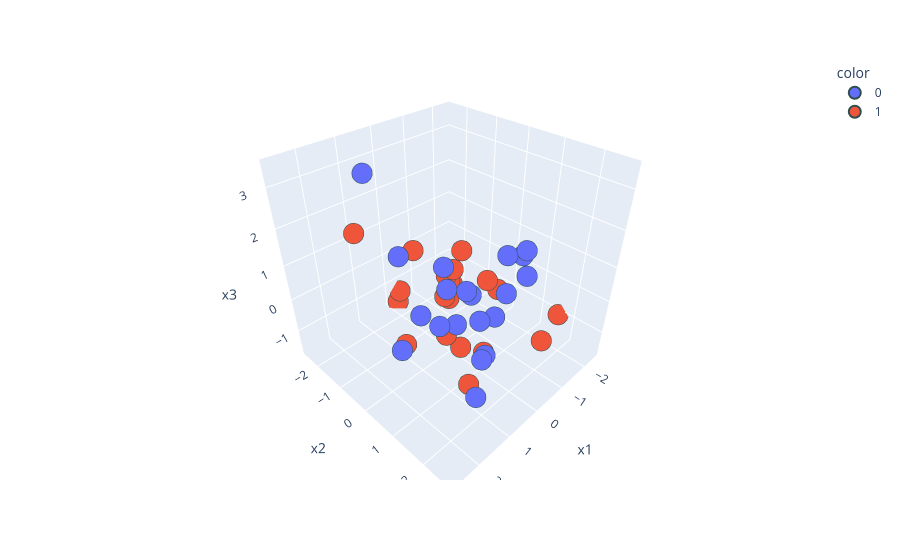

This figure's notebook cell:
### Code cell
import plotly.express as px
fig = px.scatter_3d(df, x='x1', y='x2', z='x3', color=df['target'].astype(str))

fig.update_traces(marker=dict(size=12,
                              line=dict(width=2,color='DarkSlateGrey')),
                  selector=dict(mode='markers'))

fig.show()

### Figure 1 — Plotly figure (JSON) as saved in the notebook; plotly's stock layout.template omitted (floating-point values rounded to 4 significant figures)
{"data": [{"hovertemplate": "color=0<br>x1=%{x}<br>x2=%{y}<br>x3=%{z}<extra></extra>", "legendgroup": "0", "marker": {"color": "#636efa", "line": {"color": "DarkSlateGrey", "width": 2}, "size": 12, "symbol": "circle"}, "mode": "markers", "name": "0", "scene": "scene", "showlegend": true, "type": "scatter3d", "x": [1.005, 0.1293, 2.345, 1.335, 0.381, 1.537, 1.661, 1.224, -0.0249, 1.569, 2.014, -0.06777, 0.5648, -0.9437, 0.539, -0.8988, -1.305, 0.683, 2.658, -0.3132], "y": [1.924, 1.502, 1.57, 0.9959, 0.8693, -0.9746, 1.545, -0.4036, 2.139, 2.309, 2.673, 0.6016, 0.7419, 1.439, 1.622, 0.9539, 1.093, 0.4511, 1.36, 1.438], "z": [-0.04952, 0.3584, 1.77, 0.5198, 0.8694, 3.467, 1.981, 1.59, 1.727, 1.617, 0.2129, 0.3712, -0.07149, 1.597, -0.4554, 1.258, 1.132, 1.464, 0.9769, 0.7377]}, {"hovertemplate": "color=1<br>x1=%{x}<br>x2=%{y}<br>x3=%{z}<extra></extra>", "legendgroup": "1", "marker": {"color": "#EF553B", "line": {"color": "DarkSlateGrey", "width": 2}, "size": 12, "symbol": "circle"}, "mode": "markers", "name": "1", "scene": "scene", "showlegend": true, "type": "scatter3d", "x": [0.4753, 1.207, -0.7086, -0.394, 1.136, -0.08272, 0.06494, -0.1742, 0.08442, 0.6595, 0.1982, -0.7014, 0.579, -0.7595, -0.555, -2.438, -0.4544, 0.4979, 1.507, -0.2364], "y": [1.523, 1.755, -0.6579, -2.504, -0.4309, 1.058, -0.151, -0.2487, 0.1558, 0.5062, 0.04076, 0.8814, -0.6623, 2.226, -0.1845, 1.605, -0.4957, 0.8249, -1.605, -2.426], "z": [-0.4739, -0.7817, -0.2971, -1.374, -1.1, 1.028, -0.01602, -0.2652, 0.9602, -0.4873, 0.7815, 0.346, 1.333, -0.4698, 1.028, -1.047, -0.01184, -0.7731, 1.786, -1.637]}], "layout": {"legend": {"title": {"text": "color"}, "tracegroupgap": 0}, "margin": {"t": 60}, "scene": {"domain": {"x": [0, 1], "y": [0, 1]}, "xaxis": {"title": {"text": "x1"}}, "yaxis": {"title": {"text": "x2"}}, "zaxis": {"title": {"text": "x3"}}}}}
